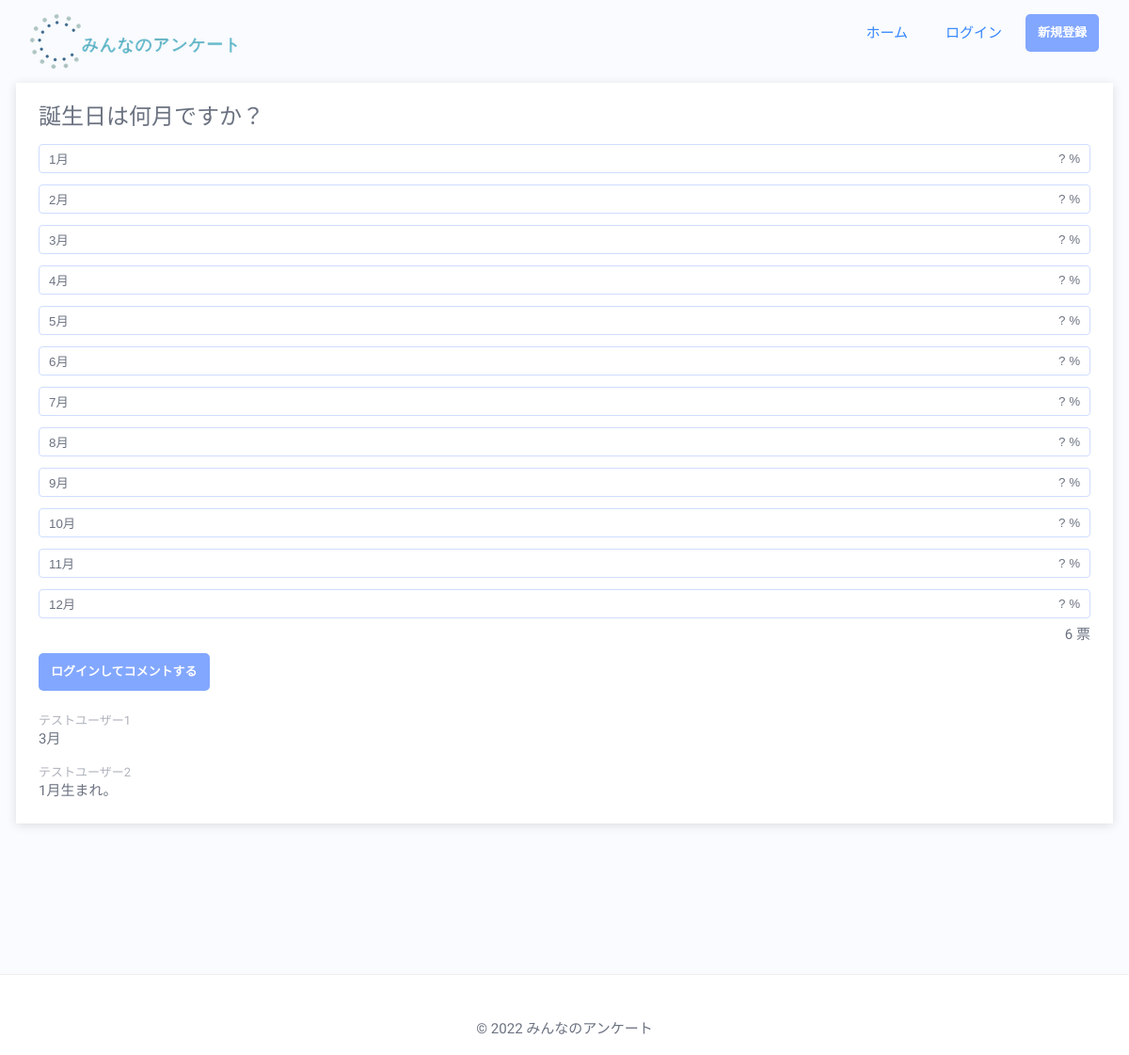
Screenshot of /topic/detail?topic_id=2 with the database file from the repository.
### tables this page shows
CREATE TABLE `topics` (
  `id` int(10) UNSIGNED AUTO_INCREMENT PRIMARY KEY COMMENT 'トピックID',
  `title` varchar(50) NOT NULL COMMENT 'トピック本文',
  `published` int(1) NOT NULL COMMENT '公開状態(1: 公開、0: 非公開)',
  `views` int(10) NOT NULL DEFAULT '0' COMMENT 'PV数',
  `user_id` varchar(10) NOT NULL COMMENT '作成したユーザーID',
  `del_flg` int(1) NOT NULL DEFAULT '0' COMMENT '削除フラグ(1: 削除、0: 有効)',
  `update_by` varchar(20) NOT NULL DEFAULT 'nishikawa' COMMENT '最終更新者',
  `update_at` timestamp NOT NULL DEFAULT CURRENT_TIMESTAMP ON UPDATE CURRENT_TIMESTAMP COMMENT '最終更新日時'
);

CREATE TABLE `choices` (
  `id` int(10) UNSIGNED AUTO_INCREMENT PRIMARY KEY COMMENT '選択肢ID',
  `body` varchar(20) NOT NULL COMMENT '選択肢本文',
  `topic_id` int(10) NOT NULL COMMENT '所属するトピックのID',
  `del_flg` int(1) NOT NULL DEFAULT '0' COMMENT '削除フラグ(1: 削除、0: 有効)',
  `update_by` varchar(20) NOT NULL DEFAULT 'nishikawa' COMMENT '最終更新者',
  `update_at` timestamp NOT NULL DEFAULT CURRENT_TIMESTAMP ON UPDATE CURRENT_TIMESTAMP COMMENT '最終更新日時'
);

CREATE TABLE `comments` (
  `id` int(10) UNSIGNED AUTO_INCREMENT PRIMARY KEY COMMENT 'コメントID',
  `body` varchar(30) NOT NULL COMMENT 'コメント本文',
  `topic_id` int(10) NOT NULL COMMENT 'トピックID',
  `user_id` varchar(10) NOT NULL COMMENT 'ユーザーID',
  `del_flg` int(1) NOT NULL DEFAULT '0' COMMENT '削除フラグ(1: 削除、0: 有効)',
  `update_by` varchar(20) NOT NULL DEFAULT 'nishikawa' COMMENT '最終更新者',
  `update_at` timestamp NOT NULL DEFAULT CURRENT_TIMESTAMP ON UPDATE CURRENT_TIMESTAMP COMMENT '最終更新日時'
);

CREATE TABLE `users` (
  `id` varchar(10) PRIMARY KEY COMMENT 'ユーザーID',
  `pwd` varchar(60) NOT NULL COMMENT 'パスワード',
  `nickname` varchar(10) NOT NULL COMMENT '公開用の名前',
  `del_flg` int(1) NOT NULL DEFAULT '0' COMMENT '削除フラグ(1: 削除、0: 有効)',
  `update_by` varchar(20) NOT NULL DEFAULT 'nishikawa' COMMENT '最終更新者',
  `update_at` timestamp NOT NULL DEFAULT CURRENT_TIMESTAMP ON UPDATE CURRENT_TIMESTAMP COMMENT '最終更新日時'
);

### php/controllers/topic/detail.php (called while the page is built, shortened)
<?php
function get() {
  $topic = new TopicModel;
  $topic->id = get_param('topic_id', null, false);
  $fetchedTopic = TopicQuery::fetchById($topic);
  $choices = ChoiceQuery::fetchByTopicIdWithCount($topic);
  $comments = CommentQuery::fetchByTopicId($topic);
  $user = UserModel::getSession() ?? new UserModel;
  $polledChoice = PollQuery::polledChoice($topic->id, $user);
  $sessionComment = CommentModel::getSessionAndFlush();
  if (empty($sessionComment)) {
    $sessionComment = new CommentModel;
    $sessionComment->body = '';
  }
  \view\topic\detail\index($fetchedTopic, $choices, $comments, $polledChoice, $sessionComment);
}

### php/libs/router.php (called while the page is built, shortened)
<?php
function route($rpath, $method) {
    try {
        $rpath = str_replace('/', '\\', $rpath);
        $fn = "\\controller\\{$rpath}\\{$method}";
        $fn();
    } catch (Throwable $e) {
        redirect('404');
    }
}

### index.php (called while the page is built, shortened)
<?php
require_once SOURCE_BASE . 'libs/helper.php';
require_once SOURCE_BASE . 'libs/router.php';
require_once SOURCE_BASE . 'libs/auth.php';
require_once SOURCE_BASE . 'models/abstract.model.php';
require_once SOURCE_BASE . 'models/topic.model.php';
require_once SOURCE_BASE . 'db/datasource.php';
require_once SOURCE_BASE . 'db/choice.query.php';
require_once SOURCE_BASE . 'db/comment.query.php';
require_once SOURCE_BASE . 'partials/header.php';
require_once SOURCE_BASE . 'partials/footer.php';
require_once SOURCE_BASE . 'views/topic/detail.php';
try {
  $url = parse_url(CURRENT_URI);
  $rpath = str_replace(BASE_CONTEXT_PATH, '', $url['path']);
  $method = strtolower($_SERVER['REQUEST_METHOD']);
  route($rpath, $method);
} catch(Throwable $e) {
  die('<p>何かが凄くおかしいようです。</p>');
}

### php/db/datasource.php (called while the page is built, shortened)
<?php
class PDOSingleton {
    private static $singleton;
    public static function getInstance($dsn, $username, $password) {
        if(!isset(self::$singleton)) {
            $instance = new PDOSingleton($dsn, $username, $password);
            self::$singleton = $instance->conn;
        }
        return self::$singleton;
    }
}
class DataSource {
    private $conn;
    private $sqlResult;
    public function __construct(
        $host = '',
        $dbName = '',
        $username = '',
        $password = ''
    ) {
        $dsn = "mysql:host={$host};dbname={$dbName};charset=utf8";
        $this->conn = PDOSingleton::getInstance($dsn, $username, $password);
    }
    public function select($sql = "", $params = [], $type = '', $cls = '') {
        $stmt = $this->executeSql($sql, $params);
        if($type === static::CLS) {
            return $stmt->fetchAll(PDO::FETCH_CLASS, $cls);
        } else {
            return $stmt->fetchAll();
        }
    }
    public function execute($sql = "", $params = []) {
        return  $this->sqlResult;
    }
    public function selectOne($sql = "", $params = [], $type = '', $cls = '') {
        $result = $this->select($sql, $params, $type, $cls);
        return count($result) > 0 ? $result[0] : false;
    }
    private function executeSql($sql, $params) {
        $stmt = $this->conn->prepare($sql);
        $this->sqlResult = $stmt->execute($params);
        return $stmt;
    }
}

### php/db/topic.query.php (called while the page is built, shortened)
<?php
class TopicQuery {
  public static function fetchById($topic) {
    $db = new DataSource;
    $sql = 'SELECT *
      FROM `topics` t
      LEFT JOIN (SELECT topic_id, COUNT(*) as count
                  FROM `poll`
                  GROUP BY topic_id) p
        ON t.id = p.topic_id
      WHERE t.id = :id
      AND t.del_flg != 1;';
    return $db->selectOne($sql, [
      ':id' => $topic->id
    ], DataSource::CLS, TopicModel::class);
  }
}

### php/db/choice.query.php (called while the page is built, shortened)
<?php
class ChoiceQuery {
  public static function fetchByTopicIdWithCount($topic)
  {
    $db = new DataSource;
    $sql = 'SELECT *
      FROM `choices` c
      LEFT JOIN (
        SELECT choice_id, COUNT(*) AS count
        FROM `poll`
        GROUP BY choice_id
        ) p
      ON c.id = p.choice_id
      WHERE c.topic_id = :id
      ORDER BY c.id;
    ';
    return $db->select($sql, [
      ':id' => $topic->id
    ], DataSource::CLS, ChoiceModel::class);
  }
}

### php/models/topic.model.php (called while the page is built, shortened)
<?php
class TopicModel extends AbstractModel {
  public $id;
  public static function validateId($val) {
    $res = true;
    return $res;
  }
  public function isValidId() {
    return static::validateId($this->id);
  }
}

### php/models/abstract.model.php (called while the page is built, shortened)
<?php
abstract class AbstractModel {
  protected static $SESSION_NAME = null;
  public static function getSession() {
    return $_SESSION[static::$SESSION_NAME] ?? null;
  }
}

### php/libs/auth.php (called while the page is built, shortened)
<?php
class Auth {
  public static function isLogin() {
    try {
      $user = UserModel::getSession();
    } catch (Throwable $e) {
      UserModel::clearSession();
      Msg::push(Msg::DEBUG, $e->getMessage());
      return false;
    }
    if (isset($user)) {
      return true;
    } else {
      return false;
    }
  }
}

### php/db/comment.query.php (called while the page is built, shortened)
<?php
class CommentQuery {
  public static function fetchByTopicId($topic)
  {
    $db = new DataSource;
    $sql = 'SELECT c.*, u.nickname
      FROM `comments` c
      LEFT JOIN `users` u
      ON c.user_id = u.id
      WHERE c.topic_id = :topic_id
      AND c.del_flg != 1
      ORDER BY c.update_at DESC;
    ';
    return $db->select($sql, [
      ':topic_id' => $topic->id
    ], DataSource::CLS, CommentModel::class);
  }
}

### php/views/topic/detail.php (the view, shortened to what this page needs)
<?php
function index($topic, $choices, $comments, $polledChoice, $sessionComment) {
  $polledChoiceId = !empty($polledChoice) ? $polledChoice->choice_id : '';
  $topic = escape($topic);
  $choices = escape($choices);
  $comments = escape($comments);
  $total_poll = $topic->count;
?>
<div class="content-area">
  <section class="choices-list__item">
    <h2 class="headint--large choices-list__heading"><?php echo $topic->title; ?></h2>
    <ul class="choices-list <?php if(!empty($polledChoice)) { echo 'choices-list--polled'; } ?>">
      <?php
        foreach($choices as $choice) {
          $voteRate = !empty($polledChoice) ? num2per($choice->count, $total_poll) : '? ';
      ?>
      <li class="choices-list__item">
        <button type="submit" form="poll_btn" value="<?php echo $choice->id; ?>" name="choice_id" class="choices-list__button <?php if ($choice->id == $polledChoiceId) { echo 'selectedChoice'; } ?>" style="--rate: <?php echo $voteRate . '%' ?>">
          <p class="choices-list__label"><?php echo $choice->body; ?></p>
          <p class="choices-list__ratio <?php if(!empty($polledChoice)) { echo 'choices-list__ratio--visible'; } ?>"><?php echo $voteRate ?>%</p>
        </button>
      </li>
      <?php }; ?>
    </ul>
    <p class="section-poll__counter"><?php echo $total_poll ?> 票</p>
  </section>
  <section class="section-comment">
    <?php if (Auth::isLogin()): ?>
    <form action="<?php echo CURRENT_URI ?>" method="POST" class="form--comment validate-form" novalidate>
      <input type="hidden" name="topic_id" value="<?php echo $topic->id ?>">
      <textarea type="text" class="form--comment__textarea validate-target auto-adjust" name="comment_body" maxlength="140" placeholder="コメントを追加..." required><?php echo $sessionComment->body ?></textarea>
      <div class="form__error-message invalid-feedback"></div>
      <div class="form__buttons form__buttons--right-justified">
        <input type="submit" value="コメント" class="button button--emphasis">
      </div>
    </form>
    <?php else: ?>
      <a href="<?php echo_url('login') ?>" class="button button--emphasis mb25">ログインしてコメントする</a>
    <?php endif; ?>
    <ul class="comments-list">
      <?php foreach($comments as $comment): ?>
      <li class="comments-list__item">
        <span class="comments-list__nickname"><?php echo $comment->nickname; ?></span>
        <span class="comments-list__body"><?php echo $comment->body; ?></span>
      </li>
      <?php endforeach; ?>
    </ul>
  </section>
</div>
<?php
}

### assets/css/style.css (style rules this page uses)
﻿html,body,div,span,object,iframe,h1,h2,h3,h4,h5,h6,p,blockquote,pre,abbr,address,cite,code,del,dfn,em,img,ins,kbd,q,samp,small,strong,sub,sup,var,b,i,dl,dt,dd,ol,ul,li,fieldset,form,label,legend,table,caption,tbody,tfoot,thead,tr,th,td,article,aside,canvas,details,figcaption,figure,footer,header,hgroup,menu,nav,section,summary,time,mark,audio,video { margin:0;padding:0;border:0;outline:0;font-size:100%;vertical-align:baseline;background:rgba(0,0,0,0);font-weight:inherit }
body { line-height:1 }
article,aside,details,figcaption,figure,footer,header,hgroup,menu,nav,section { display:block }
a { margin:0;padding:0;font-size:100%;vertical-align:baseline;background:rgba(0,0,0,0) }
.mb25 { margin-bottom:25px !important }
.content-area { padding:24px;margin:0 auto 120px;background-color:#fff;box-shadow:0 2px 10px rgba(0,0,0,.12);max-width:1200px }
.headint--large { font-size:2.4rem }
.button { text-decoration:none;display:inline-block;line-height:40px;transition:.3s;color:#3385ff;padding:0 1em;border-radius:5px;border:none;cursor:pointer }
.button--emphasis { background-color:#82a7ff;color:#fff;font-weight:bold;font-size:1.3rem }
.comments-list__item:not(:last-child) { margin-bottom:18px }
.comments-list__nickname { font-size:1.3rem;display:block;color:#afb3bc }
.comments-list__body { font-size:1.5rem;display:block;line-height:1.4;margin-top:3px }
.section-poll__counter { text-align:right;margin-top:10px }
.section-comment { margin-top:10px }
.choices-list__item:not(:last-child) { margin-bottom:12px }
.choices-list__button { display:flex;justify-content:space-between;align-items:center;width:100%;border:1px solid #cfddff;cursor:pointer;background:none;border-radius:4px;padding:5px 10px;position:relative;transition:box-shadow .15s ease-in-out }
.choices-list__button::before { content:"";display:block;width:var(--rate);height:100%;background-color:#e8efff;position:absolute;top:0;left:0;z-index:0;transform:scale(0, 1);transform-origin:top left }
.choices-list__label { flex:1;text-align:left;padding-right:10px;position:relative;z-index:1;color:#6b7280 !important }
.choices-list__ratio { position:relative;z-index:1;color:#6b7280 !important }
.choices-list__heading { margin-bottom:17px }
html { font-size:62.5% }
body { font-size:1.5rem;color:#6b7280;font-family:"M PLUS Rounded 1c",sans-serif }
a { color:#6b7280 }
ul,ol { list-style:none }

### rows the page displays
topics: title "誕生日は何月ですか？"
choices: $choice->id 5 (drawn), body "1月", voteRate "?"
choices: $choice->id 6 (drawn), body "2月", voteRate "?"
choices: $choice->id 7 (drawn), body "3月", voteRate "?"
choices: $choice->id 8 (drawn), body "4月", voteRate "?"
choices: $choice->id 9 (drawn), body "5月", voteRate "?"
choices: $choice->id 10 (drawn), body "6月", voteRate "?"
choices: $choice->id 11 (drawn), body "7月", voteRate "?"
choices: $choice->id 12 (drawn), body "8月", voteRate "?"
choices: $choice->id 13 (drawn), body "9月", voteRate "?"
choices: $choice->id 14 (drawn), body "10月", voteRate "?"
choices: $choice->id 15 (drawn), body "11月", voteRate "?"
choices: $choice->id 16 (drawn), body "12月", voteRate "?"
comments: user.nickname "テストユーザー1", body "3月"
comments: user.nickname "テストユーザー2", body "1月生まれ。"

### other values shown
$total_poll "6"
